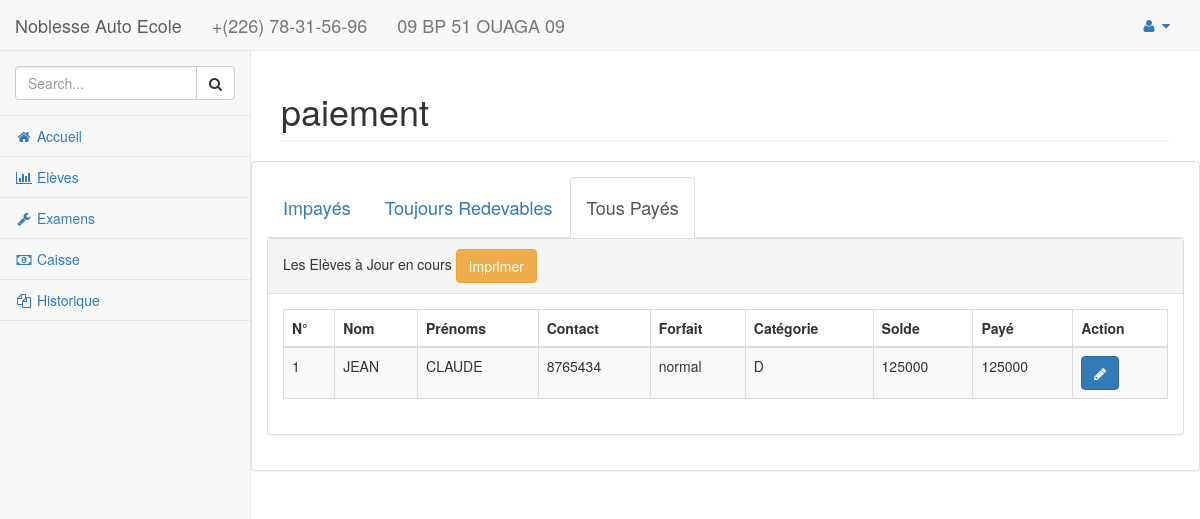
/view/index.php?page=paiement, run on an earlier commit of the app's database.
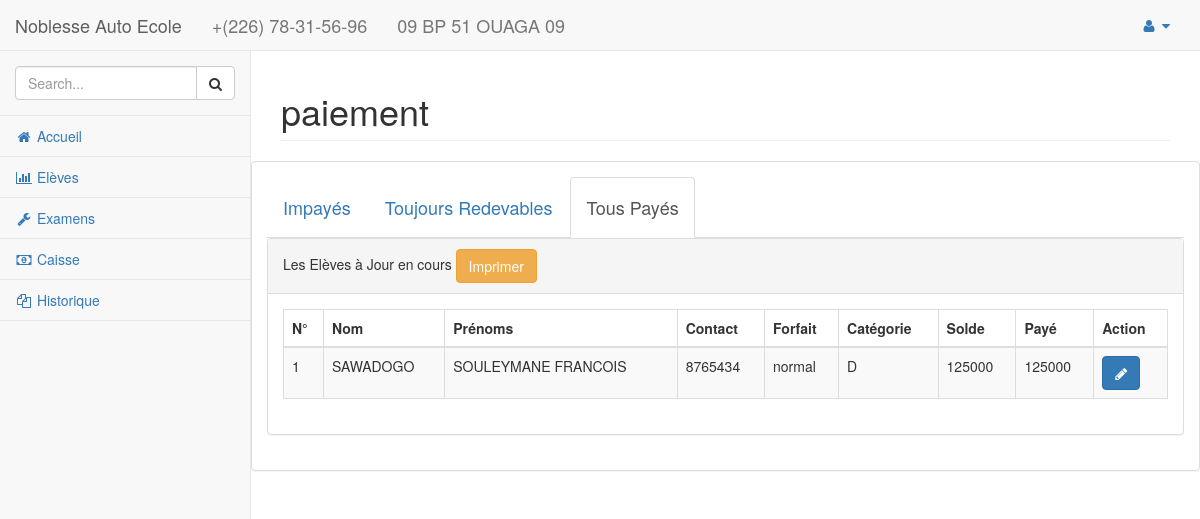
And on a later commit of the database.
### tables this page shows
CREATE TABLE `eleve` (
  `id_eleve` int(10) NOT NULL,
  `nom` varchar(30) DEFAULT NULL,
  `prenom` varchar(100) DEFAULT NULL,
  `contact` varchar(30) DEFAULT NULL,
  `profession` varchar(100) DEFAULT NULL,
  `adresse` varchar(100) DEFAULT NULL,
  `dob` date DEFAULT NULL,
  `sexe` varchar(15) DEFAULT NULL,
  `dor` date NOT NULL,
  `pob` varchar(100) DEFAULT NULL,
  `categorie` varchar(30) DEFAULT NULL,
  `solde` float DEFAULT NULL,
  `forfait` varchar(100) DEFAULT NULL,
  `statut` int(2) NOT NULL DEFAULT 1
);

### model/Eleve.class.php (called while the page is built, shortened)
<?php
 class Eleve extends Model
 {
    public static function afficherPaiement()
    {
        $con = parent::getPDO();
       $ins = $con->query('SELECT nom,prenom,id_eleve,SUM(somme)
            AS some, solde,categorie,contact, forfait
            FROM eleve e, paiement p
            WHERE e.id_eleve=p.eleve
            AND statut=1
            GROUP BY e.id_eleve ORDER BY e.nom,e.prenom');
        $donne = $ins->fetchAll(PDO::FETCH_CLASS, 'Eleve');
        return $donne;
    }
 }

### view/page/paiement.php (the view, shortened to what this page needs)
<?php include_once '../model/Eleve.class.php' ; ?>
<div class="row">
    <div class="panel panel-default">
        <div class="panel-body">
            <ul class="nav nav-tabs">
                <li ><a href="#liste_imp" data-toggle="tab"><h4>Impayés</h4></a>
                </li>
                <li><a href="#liste_red" data-toggle="tab"><h4>Toujours Redevables</h4></a>
                </li>
                <li class="active"><a href="#liste_solde" data-toggle="tab"><h4>Tous Payés</h4></a>
                </li>
            </ul>
            <div class="tab-content">
                <div class="tab-pane fade  in active" id="liste_solde">
                    <div class="panel panel-default">
                        <div class="panel-heading">
                            Les Elèves à Jour en cours
                            <a href="../public/pdf/paiement.php?ind=solde" target="_blank" class="btn btn-warning">Imprimer</a>
                        </div>
                        <div class="panel-body">
                            <table width="100%" class="table table-striped table-bordered table-hover" id="dataTables-example">
                                <thead>
                                    <tr>
                                        <th>N°</th>
                                        <th>Nom</th>
                                        <th>Prénoms</th>
                                        <th>Contact</th>
                                        <th>Forfait</th>
                                        <th>Catégorie</th>
                                        <th>Solde</th>
                                        <th>Payé</th>
                                        <th>Action</th>
                                    </tr>
                                </thead>
                                <tbody>
                            <?php
                                 $pupil = Eleve::afficherPaiement(); $k=1;
                                 foreach ($pupil as $pup) :
                                 if ($pup->solde == $pup->some)
                                 {
                            ?>
                                    <tr class="odd gradeX">
                                        <td><?=$k; ?></td>
                                        <td><?=$pup->nom; ?></td>
                                        <td><?=$pup->prenom; ?></td>
                                        <td><?=$pup->contact; ?></td>
                                        <td><?=$pup->forfait; ?></td>
                                        <td><?=$pup->categorie; ?></td>
                                        <td><?=$pup->solde; ?></td>
                                        <td><?=$pup->some?></td>
                                        <td class="center">
                                            <a title="Détail" class="btn btn-primary" href="index.php?page=de_eleve&id_eleve=<?=$pup->id_eleve;?>">
                                              <span class="fa fa-pencil"></span>
                                            </a>
                                        </td>
                                    </tr>
                                    <?php $k++;} ?>
                                    <?php endforeach; ?>
                                </tbody>
                            </table>
                        </div>
                    </div>
                </div>
            </div>
        </div>
    </div>
</div>

What changed in the data, as far as the page shows it:
changed eleve "normal": nom "JEAN" → "SAWADOGO"; prenom "CLAUDE" → "SOULEYMANE FRANCOIS"
